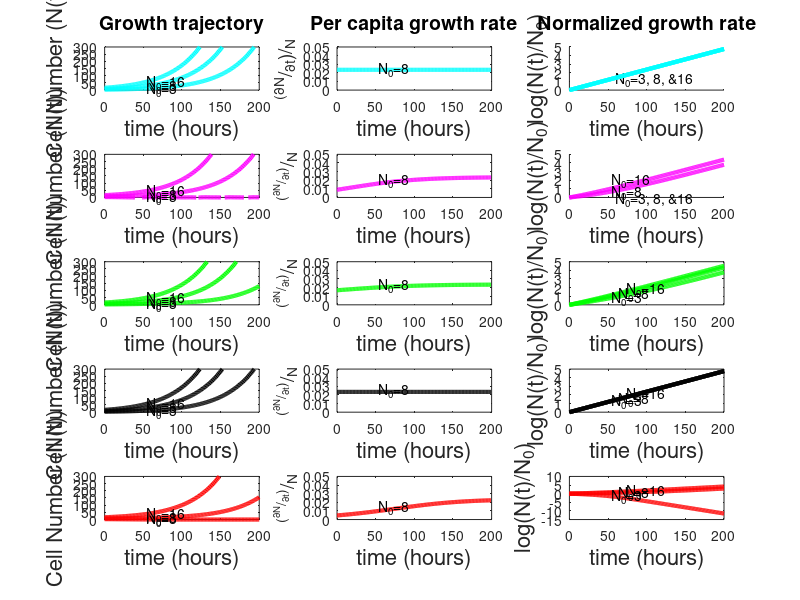

Source code (MATLAB):
% This script is meant to explore other options for models of the Allee
% effect (specifically alternate forms of the weak model/other ones
% presented in literature)
close all; clear all; clc
%dN/dt = g(N-A)
%dN/dt = gN(N/A-1)
%dN/dt = gN-N(A/(1+BN))
%dN/dt = gN(1-(a+tau)/(N+tau))
%dN/dt = gN(1-(A/N)^p)

% Simulate each trajectory
%% Part 1: dN/dt = g(N-A)
tint = 1;
tsamp = 0:tint:200;
N1_init = [3; 8; 16];
g= 0.0238;
A =0;

f = @(t,N1) g*(N1-A);  % dN1/dt
options1 = odeset('Refine',1);  
options = odeset(options1,'NonNegative',1);

ttot = [];
N1tot = [];
for i = 1:length(N1_init)
[t,N1]=ode45(f, tsamp,N1_init(i), options);
ttot = horzcat(ttot,t);
N1tot = horzcat(N1tot,N1);

end

figure;
subplot(5,3,1)
for i = 1:length(N1_init)
plot(ttot(:,i), N1tot(:,i), 'c-', 'LineWidth',3)
text(ttot(55,i), N1tot(55, i), ['N_{0}=', num2str(N1_init(i))])
hold on
%text(ttot(end-20,i), N1tot(end-20,i),['Ni=', num2str(N1_init(i))]','HorizontalAlignment','left','VerticalAlignment','bottom','color','k' )
end
xlabel('time (hours)', 'FontSize', 16)
ylabel('Cell Number (N(t))', 'FontSize', 16)
ylim([ 0 300])
%title('dN/dt=gN solution')
title('Growth trajectory', 'FontSize',14)
subplot(5,3,3)
i=1
text(ttot(55,i)+5, log(N1tot(55, i)./(N1_init(i))), ['N_{0}=', num2str(N1_init(i)),', ', num2str(N1_init(i+1)),', &', num2str(N1_init(i+2))])
hold on
for i = 1:length(N1_init)
plot(ttot(:,i), log(N1tot(:,i)./(N1_init(i))), 'c-', 'LineWidth',3)
%text(ttot(55,i), log(N1tot(55, i)./(N1_init(i))), ['N_{0}=', num2str(N1_init(i)),',', num2str(N1_init(i+1),'&', num2str(N1_init(i+2))])
hold on
end
ylim([ 0 5])
xlabel('time (hours)', 'FontSize', 16)
ylabel('log(N(t)/N_{0})', 'FontSize', 16)
%title('Normalized growth rate dN/dt=g(N)')
title('Normalized growth rate', 'FontSize',14)
% Make a plot of instantaneous growth rate in time
for i = 1:length(N1_init)
    for j = 1:length(tsamp)-1
    percapg(j,i) = (N1tot(j+1,i)-N1tot(j,i))./(N1tot(j+1,i)*tint);
    end
end

subplot(5,3,2)
for i = 2%1:length(N1_init)
    %subplot(1,length(N1_init),i)
   plot(ttot(1:end-1,i), percapg(:,i), 'c-', 'LineWidth',3)
   text(ttot(55,i), percapg(75,i)+.001, ['N_{0}=',num2str(N1_init(i) )])
   hold off
   xlim([ 0 tsamp(end)])
   ylim([ 0 0.05])
   xlabel ('time (hours)', 'FontSize', 16)
   ylabel('^({^{\partialN}/_{\partialt}})/_{N}', 'FontSize',14)
   title(['Per capita growth rate'], 'FontSize', 14)
   %title(['Per capita growth rate for dN/dt =gN, N_{0}=',num2str(N1_init(i)),', A=', num2str(A)])
end


tint = 1;
tsamp = 0:tint:200;
N1_init = [3; 8; 16];
g= 0.0238;
A =5;

f = @(t,N1) g*(N1-A);  % dN1/dt
options1 = odeset('Refine',1);  
options = odeset(options1,'NonNegative',1);

ttot = [];
N1tot = [];
for i = 1:length(N1_init)
[t,N1]=ode45(f, tsamp,N1_init(i), options);
ttot = horzcat(ttot,t);
N1tot = horzcat(N1tot,N1);

end


subplot(5,3,4)
for i = 1:length(N1_init)
plot(ttot(:,i), N1tot(:,i), 'm-', 'LineWidth',3)
text(ttot(55,i), N1tot(55, i), ['N_{0}=', num2str(N1_init(i))])
hold on
%text(ttot(end-20,i), N1tot(end-20,i),['Ni=', num2str(N1_init(i))]','HorizontalAlignment','left','VerticalAlignment','bottom','color','k' )
end
xlabel('time (hours)', 'FontSize', 16)
ylabel('Cell Number (N(t))', 'FontSize', 16)
ylim([ 0 300])
%title('dN/dt=g(N solution')
%title('Strong Allee solution, A = 5')
subplot(5,3,6)
i=1
text(ttot(55,i)+5, log(N1tot(55, i)./(N1_init(i))), ['N_{0}=', num2str(N1_init(i)),', ', num2str(N1_init(i+1)),', &', num2str(N1_init(i+2))])
hold on
for i = 1:length(N1_init)
plot(ttot(:,i), log(N1tot(:,i)./(N1_init(i))), 'm-', 'LineWidth',3)
%text(ttot(55,i), log(N1tot(55, i)./(N1_init(i))), ['N_{0}=', num2str(N1_init(i))])
hold on
end
text(ttot(55,2), log(N1tot(55, 2)./(N1_init(2))), ['N_{0}=', num2str(N1_init(2))])
text(ttot(55,3), log(N1tot(55, 3)./(N1_init(2)))+0.3, ['N_{0}=', num2str(N1_init(3))])
ylim([ 0 5])
xlabel('time (hours)', 'FontSize', 16)
ylabel('log(N(t)/N_{0})', 'FontSize', 16)
%title('Normalized growth rate dN/dt=g(N)')
%title('Normalized growth rate dN/dt=g(N-A)')
% Make a plot of instantaneous growth rate in time
for i = 1:length(N1_init)
    for j = 1:length(tsamp)-1
    percapg(j,i) = (N1tot(j+1,i)-N1tot(j,i))./(N1tot(j+1,i)*tint);
    end
end

subplot(5,3,5)
for i = 2%1:length(N1_init)
    %subplot(1,length(N1_init),i)
   plot(ttot(1:end-1,i), percapg(:,i), 'm-', 'LineWidth',3)
   text(ttot(55,i), percapg(75,i)+.002, ['N_{0}=',num2str(N1_init(i) )])
   hold off
   xlim([ 0 tsamp(end)])
   ylim([ 0 0.05])
   xlabel ('time (hours)', 'FontSize', 16)
   ylabel('^{(^{\partialN}/_{\partialt})}/_{N}', 'FontSize',14)
   %title(['Per capita growth rate for dN/dt =g(N-A),A = 5'])
   %title(['Per capita growth rate for dN/dt =gN, N_{0}=',num2str(N1_init(i)),', A=', num2str(A)])
end

tint = 1;
tsamp = 0:tint:200;
N4_init = [3, 8, 16];
g= 0.0238;
a = -2;
tau = 6;


f = @(t,N4) g*N4*(1-((a+tau)./(N4+tau)));  % dN4/dt
options1 = odeset('Refine',1);  
options = odeset(options1,'NonNegative',1);

ttot = [];
N4tot = [];
for i = 1:length(N4_init)
[t,N4]=ode45(f, tsamp, N4_init(i), options);
ttot = horzcat(ttot,t);
N4tot = horzcat(N4tot, N4);

end

subplot(5,3,7)
for i = 1:length(N4_init)
plot(ttot(:,i), N4tot(:,i), 'g-', 'LineWidth',3)
hold on
text(ttot(55,i), N4tot(55, i), ['N_{0}=', num2str(N4_init(i))])
%text(ttot(end-20,i), N1tot(end-20,i),['Ni=', num2str(N1_init(i))]','HorizontalAlignment','left','VerticalAlignment','bottom','color','k' )
end
xlabel('time (hours)', 'FontSize', 16)
ylabel('Cell Number (N(t))', 'FontSize', 16)
ylim([ 0 300])
%title(['Weak Allee solution, A=', num2str(a),', \tau =', num2str(tau)])

subplot(5,3,9)
for i = 1:length(N4_init)
plot(ttot(:,i), log(N4tot(:,i)./(N4_init(i))), 'g-', 'LineWidth',3)
% text(ttot(55,i), log(N4tot(55, i)./(N4_init(i))), ['N_{0}=', num2str(N1_init(i))])
hold on
end
text(ttot(55,1), log(N4tot(55, 1)./(N4_init(1))), ['N_{0}=', num2str(N1_init(1))])
text(ttot(65,2), log(N4tot(65, 2)./(N4_init(2))), ['N_{0}=', num2str(N1_init(2))])
text(ttot(75,3), log(N4tot(75, 3)./(N4_init(3)))+.3, ['N_{0}=', num2str(N1_init(3))])
xlabel('time (hours)', 'FontSize', 16)
ylabel('log(N(t)/N_{0})', 'FontSize', 16)
%title(['Normalized growth rate dN/dt =gN(1-((A+\tau)/(N+\tau))), A=', num2str(a),', \tau =', num2str(tau)])
% Make a plot of instantaneous growth rate in time
for i = 1:length(N4_init)
    for j = 1:length(tsamp)-1
    percapg(j,i) = (N4tot(j+1,i)-N4tot(j,i))./(N4tot(j+1,i)*tint);
    end
end

subplot(5,3,8)
for i = 2%1:length(N1_init)
    %subplot(1,length(N1_init),i)
   plot(ttot(1:end-1,i), percapg(:,i), 'g-', 'LineWidth',3)
   hold on
   text(ttot(55,i), percapg(75,i)+.002, ['N_{0}=',num2str(N4_init(i) )])
   hold off
   xlim([ 0 tsamp(end)])
   ylim([ 0 0.05])
   xlabel ('time (hours)', 'FontSize', 16)
   ylabel('^{(^{\partialN}/_{\partialt})}/_{N}', 'FontSize',14)
   %title(['Per capita growth rate for dN/dt = gN(1-((A+\tau)/(N+\tau))), N_{0}=',num2str(N4_init(i)),', a=', num2str(a),', \tau =', num2str(tau)])
end


tint = 1;
tsamp = 0:tint:200;
N4_init = [3, 8, 16];
g= 0.0238;
a = -2;
tau = 6;
c = 4;

f = @(t,N4) g*N4*(1-((a+tau-c)./(N4+tau+c)));  % dN4/dt
options1 = odeset('Refine',1);  
options = odeset(options1,'NonNegative',1);

ttot = [];
N4tot = [];
for i = 1:length(N4_init)
[t,N4]=ode45(f, tsamp, N4_init(i), options);
ttot = horzcat(ttot,t);
N4tot = horzcat(N4tot, N4);

end

subplot(5,3,10)
for i = 1:length(N4_init)
plot(ttot(:,i), N4tot(:,i), 'k-', 'LineWidth',3)
hold on
text(ttot(55,i), N4tot(55, i), ['N_{0}=', num2str(N4_init(i))])
%text(ttot(end-20,i), N1tot(end-20,i),['Ni=', num2str(N1_init(i))]','HorizontalAlignment','left','VerticalAlignment','bottom','color','k' )
end
xlabel('time (hours)', 'FontSize', 16)
ylabel('Cell Number (N(t))', 'FontSize', 16)
ylim([ 0 300])
%title(['Weak Allee solution, A=', num2str(a),', \tau =', num2str(tau)])

subplot(5,3,12)
for i = 1:length(N4_init)
plot(ttot(:,i), log(N4tot(:,i)./(N4_init(i))), 'k-', 'LineWidth',3)
% text(ttot(55,i), log(N4tot(55, i)./(N4_init(i))), ['N_{0}=', num2str(N1_init(i))])
hold on
end
text(ttot(55,1), log(N4tot(55, 1)./(N4_init(1))), ['N_{0}=', num2str(N1_init(1))])
text(ttot(65,2), log(N4tot(65, 2)./(N4_init(2))), ['N_{0}=', num2str(N1_init(2))])
text(ttot(75,3), log(N4tot(75, 3)./(N4_init(3)))+.3, ['N_{0}=', num2str(N1_init(3))])
xlabel('time (hours)', 'FontSize', 16)
ylabel('log(N(t)/N_{0})', 'FontSize', 16)
%title(['Normalized growth rate dN/dt =gN(1-((A+\tau)/(N+\tau))), A=', num2str(a),', \tau =', num2str(tau)])
% Make a plot of instantaneous growth rate in time
for i = 1:length(N4_init)
    for j = 1:length(tsamp)-1
    percapg(j,i) = (N4tot(j+1,i)-N4tot(j,i))./(N4tot(j+1,i)*tint);
    end
end

subplot(5,3,11)
for i = 2%1:length(N1_init)
    %subplot(1,length(N1_init),i)
   plot(ttot(1:end-1,i), percapg(:,i), 'k-', 'LineWidth',3)
   hold on
   text(ttot(55,i), percapg(75,i)+.002, ['N_{0}=',num2str(N4_init(i) )])
   hold off
   xlim([ 0 tsamp(end)])
   ylim([ 0 0.05])
   xlabel ('time (hours)', 'FontSize', 16)
   ylabel('^{(^{\partialN}/_{\partialt})}/_{N}', 'FontSize',14)
   %title(['Per capita growth rate for dN/dt = gN(1-((A+\tau)/(N+\tau))), N_{0}=',num2str(N4_init(i)),', a=', num2str(a),', \tau =', num2str(tau)])
end

tint = 1;
tsamp = 0:tint:200;
N4_init = [3, 8, 16];
g= 0.0238;
a = -2;
tau = 6;
c = 4;

f = @(t,N4) g*N4*(1-((a+tau+c)./(N4+tau-c)));  % dN4/dt
options1 = odeset('Refine',1);  
options = odeset(options1,'NonNegative',1);

ttot = [];
N4tot = [];
for i = 1:length(N4_init)
[t,N4]=ode45(f, tsamp, N4_init(i), options);
ttot = horzcat(ttot,t);
N4tot = horzcat(N4tot, N4);

end

subplot(5,3,13)
for i = 1:length(N4_init)
plot(ttot(:,i), N4tot(:,i), 'r-', 'LineWidth',3)
hold on
text(ttot(55,i), N4tot(55, i), ['N_{0}=', num2str(N4_init(i))])
%text(ttot(end-20,i), N1tot(end-20,i),['Ni=', num2str(N1_init(i))]','HorizontalAlignment','left','VerticalAlignment','bottom','color','k' )
end
xlabel('time (hours)', 'FontSize', 16)
ylabel('Cell Number (N(t))', 'FontSize', 16)
ylim([ 0 300])
%title(['Weak Allee solution, A=', num2str(a),', \tau =', num2str(tau)])

subplot(5,3,15)
for i = 1:length(N4_init)
plot(ttot(:,i), log(N4tot(:,i)./(N4_init(i))), 'r-', 'LineWidth',3)
% text(ttot(55,i), log(N4tot(55, i)./(N4_init(i))), ['N_{0}=', num2str(N1_init(i))])
hold on
end
text(ttot(55,1), log(N4tot(55, 1)./(N4_init(1))), ['N_{0}=', num2str(N1_init(1))])
text(ttot(65,2), log(N4tot(65, 2)./(N4_init(2))), ['N_{0}=', num2str(N1_init(2))])
text(ttot(75,3), log(N4tot(75, 3)./(N4_init(3)))+.3, ['N_{0}=', num2str(N1_init(3))])
xlabel('time (hours)', 'FontSize', 16)
ylabel('log(N(t)/N_{0})', 'FontSize', 16)
%title(['Normalized growth rate dN/dt =gN(1-((A+\tau)/(N+\tau))), A=', num2str(a),', \tau =', num2str(tau)])
% Make a plot of instantaneous growth rate in time
for i = 1:length(N4_init)
    for j = 1:length(tsamp)-1
    percapg(j,i) = (N4tot(j+1,i)-N4tot(j,i))./(N4tot(j+1,i)*tint);
    end
end

subplot(5,3,14)
for i = 2%1:length(N1_init)
    %subplot(1,length(N1_init),i)
   plot(ttot(1:end-1,i), percapg(:,i), 'r-', 'LineWidth',3)
   hold on
   text(ttot(55,i), percapg(75,i)+.002, ['N_{0}=',num2str(N4_init(i) )])
   hold off
   xlim([ 0 tsamp(end)])
   ylim([ 0 0.05])
   xlabel ('time (hours)', 'FontSize', 16)
   ylabel('^{(^{\partialN}/_{\partialt})}/_{N}', 'FontSize',14)
   %title(['Per capita growth rate for dN/dt = gN(1-((A+\tau)/(N+\tau))), N_{0}=',num2str(N4_init(i)),', a=', num2str(a),', \tau =', num2str(tau)])
end


